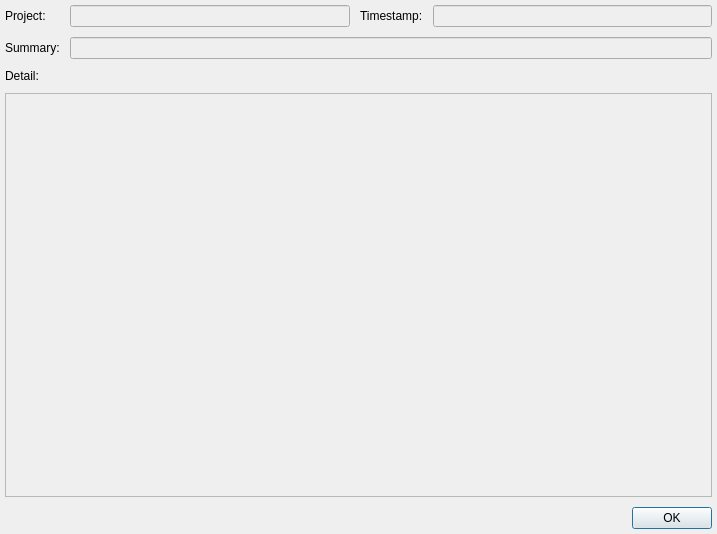
<?xml version="1.0" encoding="UTF-8"?>
<ui version="4.0">
 <class>diag_log_detail</class>
 <widget class="QDialog" name="diag_log_detail">
  <property name="geometry">
   <rect>
    <x>0</x>
    <y>0</y>
    <width>717</width>
    <height>534</height>
   </rect>
  </property>
  <property name="windowTitle">
   <string>Log Details</string>
  </property>
  <property name="modal">
   <bool>true</bool>
  </property>
  <layout class="QGridLayout" name="gridLayout">
   <property name="margin">
    <number>5</number>
   </property>
   <property name="spacing">
    <number>10</number>
   </property>
   <item row="0" column="0">
    <widget class="QLabel" name="label">
     <property name="text">
      <string>Project:</string>
     </property>
     <property name="buddy">
      <cstring>line_project</cstring>
     </property>
    </widget>
   </item>
   <item row="0" column="1">
    <widget class="QLineEdit" name="line_project">
     <property name="styleSheet">
      <string notr="true">background-color:palette(Window);</string>
     </property>
     <property name="readOnly">
      <bool>true</bool>
     </property>
    </widget>
   </item>
   <item row="0" column="2">
    <widget class="QLabel" name="label_2">
     <property name="text">
      <string>Timestamp:</string>
     </property>
     <property name="buddy">
      <cstring>line_timestamp</cstring>
     </property>
    </widget>
   </item>
   <item row="0" column="3">
    <widget class="QLineEdit" name="line_timestamp">
     <property name="styleSheet">
      <string notr="true">background-color:palette(Window);</string>
     </property>
     <property name="readOnly">
      <bool>true</bool>
     </property>
    </widget>
   </item>
   <item row="1" column="0">
    <widget class="QLabel" name="label_3">
     <property name="text">
      <string>Summary:</string>
     </property>
     <property name="buddy">
      <cstring>line_summary</cstring>
     </property>
    </widget>
   </item>
   <item row="1" column="1" colspan="3">
    <widget class="QLineEdit" name="line_summary">
     <property name="styleSheet">
      <string notr="true">background-color:palette(Window);</string>
     </property>
     <property name="readOnly">
      <bool>true</bool>
     </property>
    </widget>
   </item>
   <item row="2" column="0">
    <widget class="QLabel" name="label_4">
     <property name="text">
      <string>Detail:</string>
     </property>
     <property name="buddy">
      <cstring>text_detail</cstring>
     </property>
    </widget>
   </item>
   <item row="3" column="0" colspan="4">
    <widget class="QPlainTextEdit" name="text_detail">
     <property name="styleSheet">
      <string notr="true">background-color:palette(Window);</string>
     </property>
     <property name="readOnly">
      <bool>true</bool>
     </property>
    </widget>
   </item>
   <item row="4" column="0" colspan="4">
    <widget class="QDialogButtonBox" name="buttonBox">
     <property name="orientation">
      <enum>Qt::Horizontal</enum>
     </property>
     <property name="standardButtons">
      <set>QDialogButtonBox::Ok</set>
     </property>
    </widget>
   </item>
  </layout>
 </widget>
 <resources/>
 <connections>
  <connection>
   <sender>buttonBox</sender>
   <signal>accepted()</signal>
   <receiver>diag_log_detail</receiver>
   <slot>accept()</slot>
   <hints>
    <hint type="sourcelabel">
     <x>243</x>
     <y>448</y>
    </hint>
    <hint type="destinationlabel">
     <x>157</x>
     <y>274</y>
    </hint>
   </hints>
  </connection>
  <connection>
   <sender>buttonBox</sender>
   <signal>rejected()</signal>
   <receiver>diag_log_detail</receiver>
   <slot>reject()</slot>
   <hints>
    <hint type="sourcelabel">
     <x>311</x>
     <y>448</y>
    </hint>
    <hint type="destinationlabel">
     <x>286</x>
     <y>274</y>
    </hint>
   </hints>
  </connection>
 </connections>
</ui>
